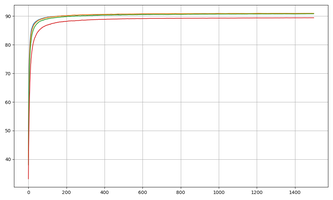
#> input picture figures/moderate_non_iid_j1_different_b.png, 333 x 200 px, shrunk from 1000 x 600 before the run
$ python com_vs_non_iid.py
#> lines starting #> are read from the running program, lines starting #| are printed output that depends on the picture
import matplotlib.pyplot as plt
import matplotlib.image as mpimg

# moderate
moderate_j1 = "moderate_non_iid_j1_different_b.png"
moderate_j2 = "moderate_non_iid_j2_different_b.png"
moderate_j5 = "moderate_non_iid_j5_different_b.png"
moderate_j10 = "moderate_non_iid_j10_different_b.png"

# extreme
extreme_j1 = "non_iid_j1_different_b.png"
extreme_j2 = "non_iid_j2_different_b.png"
extreme_j5 = "non_iid_j5_different_b.png"
extreme_j10 = "non_iid_j10_different_b.png"

def combine_matplotlib(out="COMBRIDGE_vs_Non_IID.png"):
#> called with out = 'COMBRIDGE_vs_Non_IID.png'
    imgs = [
        mpimg.imread(moderate_j1),
        mpimg.imread(moderate_j2),
        mpimg.imread(moderate_j5),
        mpimg.imread(moderate_j10),
        mpimg.imread(extreme_j1),
        mpimg.imread(extreme_j2),
        mpimg.imread(extreme_j5),
        mpimg.imread(extreme_j10),
    ]
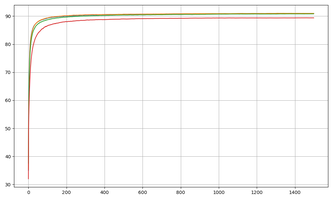
#> input picture figures/moderate_non_iid_j2_different_b.png, 333 x 200 px, shrunk from 1000 x 600 before the run
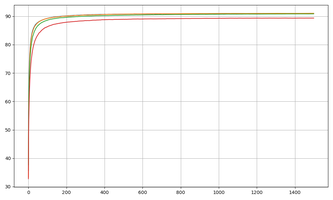
#> input picture figures/moderate_non_iid_j5_different_b.png, 333 x 200 px, shrunk from 1000 x 600 before the run
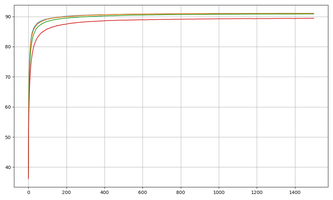
#> input picture figures/moderate_non_iid_j10_different_b.png, 333 x 200 px, shrunk from 1000 x 600 before the run
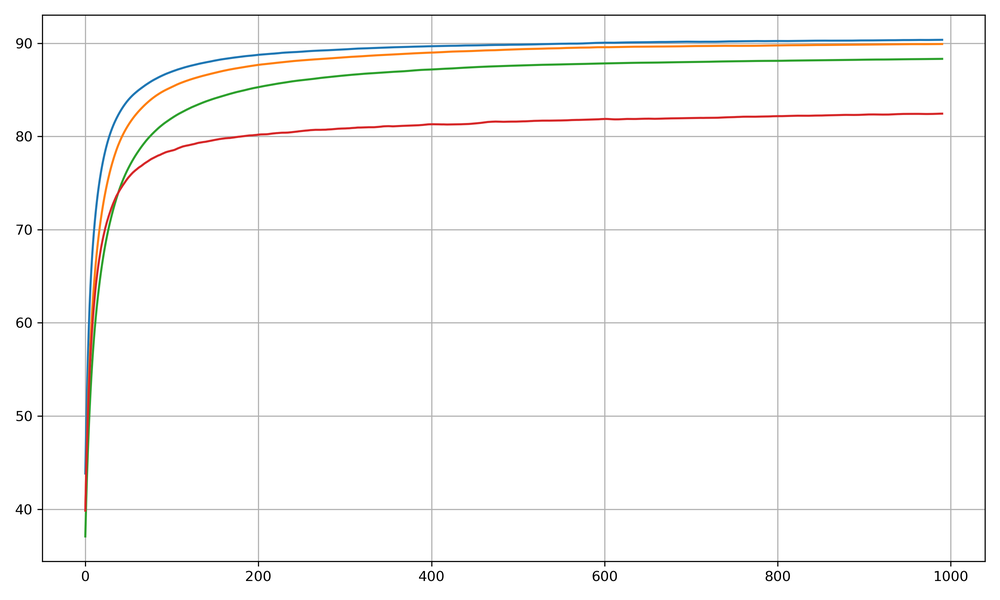
#> input picture figures/non_iid_j1_different_b.png, 1000 x 600 px, shrunk from 3000 x 1800 before the run
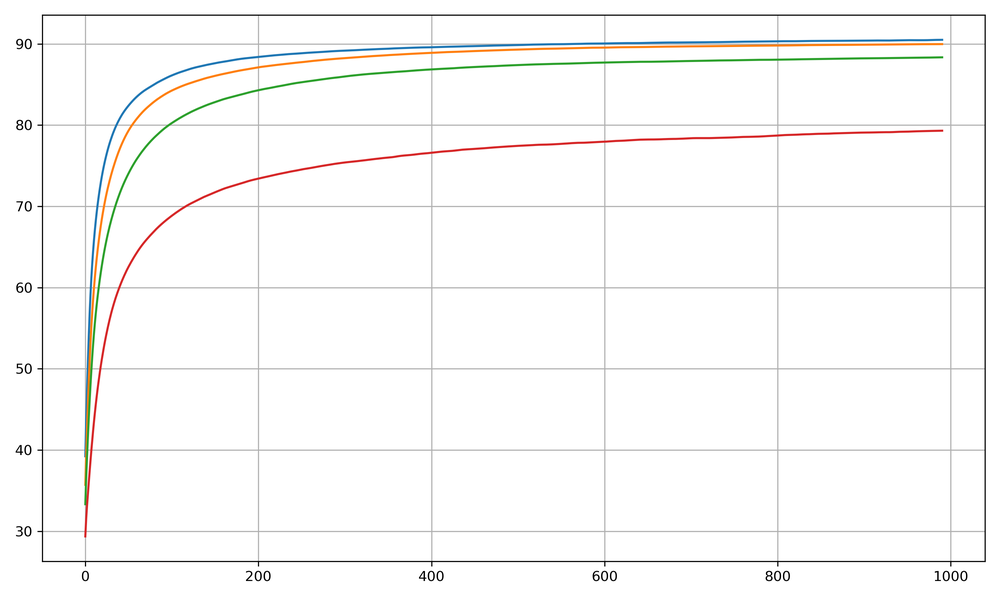
#> input picture figures/non_iid_j2_different_b.png, 1000 x 600 px, shrunk from 3000 x 1800 before the run

    subtitles = [
        "Moderate Non-IID, j=1", "Moderate Non-IID, j=2",
        "Moderate Non-IID, j=5", "Moderate Non-IID, j=10",
        "Extreme Non-IID, j=1", "Extreme Non-IID, j=2",
        "Extreme Non-IID, j=5", "Extreme Non-IID, j=10"
    ]

    # 缩小整体尺寸
    fig, axes = plt.subplots(2, 4, figsize=(14, 6), dpi=300)
    axes = axes.flatten()

    for ax, img, subtitle in zip(axes, imgs, subtitles):
        ax.imshow(img)
        ax.set_title(subtitle, fontsize=15)
        ax.axis("off")

    # 全局标签
    fig.text(0.5, 0.03, "Communications Rounds", ha="center", fontsize=20)
    fig.text(0.04, 0.5, "Mean Accuracy", va="center", rotation="vertical", fontsize=20)

    # legend 放右边竖排
    color_map = {"b=0": "blue", "b=1": "gold", "b=2": "green", "b=4": "red"}
    legend_patches = [plt.Line2D([0], [0], color=c, lw=2, label=l) for l, c in color_map.items()]
    fig.legend(handles=legend_patches,
               loc="center right",
               bbox_to_anchor=(0.98, 0.5),
               fontsize=12)

    # 调整子图间距，减少空白
    plt.subplots_adjust(wspace=0.05, hspace=0.05, left=0.08, right=0.93, top=0.9, bottom=0.1)

    fig.savefig(out, bbox_inches="tight", pad_inches=0.05)
    plt.close(fig)

if __name__ == "__main__":
#> (the run stopped early here; a loop or call above may not have finished)
